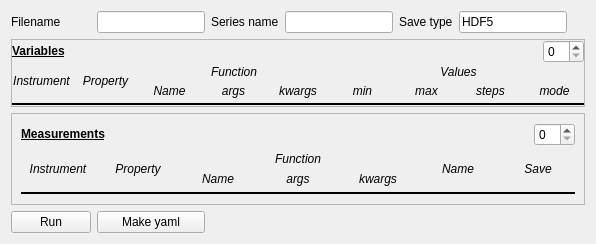
<?xml version="1.0" encoding="UTF-8"?>
<ui version="4.0">
 <class>Form</class>
 <widget class="QWidget" name="Form">
  <property name="geometry">
   <rect>
    <x>0</x>
    <y>0</y>
    <width>559</width>
    <height>213</height>
   </rect>
  </property>
  <property name="windowTitle">
   <string>Form</string>
  </property>
  <layout class="QGridLayout" name="gridLayout">
   <item row="7" column="0">
    <widget class="QPushButton" name="pushButton_run">
     <property name="text">
      <string>Run</string>
     </property>
    </widget>
   </item>
   <item row="0" column="0">
    <widget class="QLabel" name="label_2">
     <property name="text">
      <string>Filename</string>
     </property>
    </widget>
   </item>
   <item row="0" column="5">
    <widget class="QLineEdit" name="lineEdit_savetype">
     <property name="sizePolicy">
      <sizepolicy hsizetype="MinimumExpanding" vsizetype="Fixed">
       <horstretch>0</horstretch>
       <verstretch>0</verstretch>
      </sizepolicy>
     </property>
     <property name="text">
      <string>HDF5</string>
     </property>
    </widget>
   </item>
   <item row="7" column="1">
    <widget class="QPushButton" name="pushButton_yaml">
     <property name="enabled">
      <bool>true</bool>
     </property>
     <property name="text">
      <string>Make yaml</string>
     </property>
    </widget>
   </item>
   <item row="0" column="1">
    <widget class="QLineEdit" name="lineEdit_filename">
     <property name="sizePolicy">
      <sizepolicy hsizetype="MinimumExpanding" vsizetype="Fixed">
       <horstretch>0</horstretch>
       <verstretch>0</verstretch>
      </sizepolicy>
     </property>
    </widget>
   </item>
   <item row="0" column="2">
    <widget class="QLabel" name="label_5">
     <property name="text">
      <string>Series name</string>
     </property>
    </widget>
   </item>
   <item row="3" column="0" colspan="9">
    <widget class="QFrame" name="frame">
     <property name="frameShape">
      <enum>QFrame::StyledPanel</enum>
     </property>
     <property name="frameShadow">
      <enum>QFrame::Plain</enum>
     </property>
     <property name="lineWidth">
      <number>2</number>
     </property>
     <property name="midLineWidth">
      <number>10</number>
     </property>
     <layout class="QGridLayout" name="gridLayout_3">
      <item row="0" column="0">
       <widget class="QLabel" name="label_6">
        <property name="sizePolicy">
         <sizepolicy hsizetype="MinimumExpanding" vsizetype="Preferred">
          <horstretch>0</horstretch>
          <verstretch>0</verstretch>
         </sizepolicy>
        </property>
        <property name="text">
         <string>&lt;html&gt;&lt;head/&gt;&lt;body&gt;&lt;p&gt;&lt;span style=&quot; font-weight:600; text-decoration: underline;&quot;&gt;Measurements&lt;/span&gt;&lt;/p&gt;&lt;/body&gt;&lt;/html&gt;</string>
        </property>
        <property name="textFormat">
         <enum>Qt::RichText</enum>
        </property>
       </widget>
      </item>
      <item row="0" column="1">
       <widget class="QSpinBox" name="spinBox_measurements"/>
      </item>
      <item row="1" column="0" rowspan="3" colspan="2">
       <layout class="QGridLayout" name="gridLayout_measurements">
        <item row="0" column="6" rowspan="2">
         <widget class="QLabel" name="label_20">
          <property name="text">
           <string>&lt;html&gt;&lt;head/&gt;&lt;body&gt;&lt;p align=&quot;center&quot;&gt;&lt;span style=&quot; font-style:italic;&quot;&gt;Save&lt;/span&gt;&lt;/p&gt;&lt;/body&gt;&lt;/html&gt;</string>
          </property>
         </widget>
        </item>
        <item row="1" column="4">
         <widget class="QLabel" name="label_17">
          <property name="text">
           <string>&lt;html&gt;&lt;head/&gt;&lt;body&gt;&lt;p align=&quot;center&quot;&gt;&lt;span style=&quot; font-style:italic;&quot;&gt;kwargs&lt;/span&gt;&lt;/p&gt;&lt;/body&gt;&lt;/html&gt;</string>
          </property>
         </widget>
        </item>
        <item row="1" column="3">
         <widget class="QLabel" name="label_18">
          <property name="text">
           <string>&lt;html&gt;&lt;head/&gt;&lt;body&gt;&lt;p align=&quot;center&quot;&gt;&lt;span style=&quot; font-style:italic;&quot;&gt;args&lt;/span&gt;&lt;/p&gt;&lt;/body&gt;&lt;/html&gt;</string>
          </property>
         </widget>
        </item>
        <item row="1" column="2">
         <widget class="QLabel" name="label_16">
          <property name="text">
           <string>&lt;html&gt;&lt;head/&gt;&lt;body&gt;&lt;p align=&quot;center&quot;&gt;&lt;span style=&quot; font-style:italic;&quot;&gt;Name&lt;/span&gt;&lt;/p&gt;&lt;/body&gt;&lt;/html&gt;</string>
          </property>
         </widget>
        </item>
        <item row="0" column="0" rowspan="2">
         <widget class="QLabel" name="label_25">
          <property name="text">
           <string>&lt;html&gt;&lt;head/&gt;&lt;body&gt;&lt;p align=&quot;center&quot;&gt;&lt;span style=&quot; font-style:italic;&quot;&gt;Instrument&lt;/span&gt;&lt;/p&gt;&lt;/body&gt;&lt;/html&gt;</string>
          </property>
         </widget>
        </item>
        <item row="0" column="1" rowspan="2">
         <widget class="QLabel" name="label_26">
          <property name="text">
           <string>&lt;html&gt;&lt;head/&gt;&lt;body&gt;&lt;p align=&quot;center&quot;&gt;&lt;span style=&quot; font-style:italic;&quot;&gt;Property&lt;/span&gt;&lt;/p&gt;&lt;/body&gt;&lt;/html&gt;</string>
          </property>
         </widget>
        </item>
        <item row="0" column="2" colspan="3">
         <widget class="QLabel" name="label_24">
          <property name="text">
           <string>&lt;html&gt;&lt;head/&gt;&lt;body&gt;&lt;p align=&quot;center&quot;&gt;&lt;span style=&quot; font-style:italic;&quot;&gt;Function&lt;/span&gt;&lt;/p&gt;&lt;/body&gt;&lt;/html&gt;</string>
          </property>
         </widget>
        </item>
        <item row="0" column="5" rowspan="2">
         <widget class="QLabel" name="label_19">
          <property name="text">
           <string>&lt;html&gt;&lt;head/&gt;&lt;body&gt;&lt;p align=&quot;center&quot;&gt;&lt;span style=&quot; font-style:italic;&quot;&gt;Name&lt;/span&gt;&lt;/p&gt;&lt;/body&gt;&lt;/html&gt;</string>
          </property>
         </widget>
        </item>
        <item row="2" column="0" colspan="7">
         <widget class="Line" name="line_2">
          <property name="frameShadow">
           <enum>QFrame::Plain</enum>
          </property>
          <property name="lineWidth">
           <number>2</number>
          </property>
          <property name="orientation">
           <enum>Qt::Horizontal</enum>
          </property>
         </widget>
        </item>
       </layout>
      </item>
     </layout>
    </widget>
   </item>
   <item row="0" column="3">
    <widget class="QLineEdit" name="lineEdit_seriesname">
     <property name="sizePolicy">
      <sizepolicy hsizetype="MinimumExpanding" vsizetype="Fixed">
       <horstretch>0</horstretch>
       <verstretch>0</verstretch>
      </sizepolicy>
     </property>
    </widget>
   </item>
   <item row="1" column="0" colspan="9">
    <widget class="QFrame" name="frame_2">
     <property name="frameShape">
      <enum>QFrame::StyledPanel</enum>
     </property>
     <property name="frameShadow">
      <enum>QFrame::Plain</enum>
     </property>
     <property name="lineWidth">
      <number>2</number>
     </property>
     <layout class="QGridLayout" name="gridLayout_5">
      <property name="leftMargin">
       <number>0</number>
      </property>
      <property name="topMargin">
       <number>0</number>
      </property>
      <property name="rightMargin">
       <number>0</number>
      </property>
      <property name="bottomMargin">
       <number>0</number>
      </property>
      <property name="horizontalSpacing">
       <number>0</number>
      </property>
      <property name="verticalSpacing">
       <number>2</number>
      </property>
      <item row="0" column="0">
       <widget class="QLabel" name="label_7">
        <property name="sizePolicy">
         <sizepolicy hsizetype="MinimumExpanding" vsizetype="Preferred">
          <horstretch>0</horstretch>
          <verstretch>0</verstretch>
         </sizepolicy>
        </property>
        <property name="text">
         <string>&lt;html&gt;&lt;head/&gt;&lt;body&gt;&lt;p&gt;&lt;span style=&quot; font-weight:600; text-decoration: underline;&quot;&gt;Variables&lt;/span&gt;&lt;/p&gt;&lt;/body&gt;&lt;/html&gt;</string>
        </property>
       </widget>
      </item>
      <item row="0" column="1">
       <widget class="QSpinBox" name="spinBox_variables"/>
      </item>
      <item row="1" column="0" colspan="2">
       <layout class="QGridLayout" name="gridLayout_variables">
        <property name="leftMargin">
         <number>0</number>
        </property>
        <property name="topMargin">
         <number>0</number>
        </property>
        <property name="spacing">
         <number>5</number>
        </property>
        <item row="0" column="5" colspan="4">
         <widget class="QLabel" name="label_10">
          <property name="text">
           <string>&lt;html&gt;&lt;head/&gt;&lt;body&gt;&lt;p align=&quot;center&quot;&gt;&lt;span style=&quot; font-style:italic;&quot;&gt;Values&lt;/span&gt;&lt;/p&gt;&lt;/body&gt;&lt;/html&gt;</string>
          </property>
         </widget>
        </item>
        <item row="0" column="2" colspan="3">
         <widget class="QLabel" name="label_4">
          <property name="text">
           <string>&lt;html&gt;&lt;head/&gt;&lt;body&gt;&lt;p align=&quot;center&quot;&gt;&lt;span style=&quot; font-style:italic;&quot;&gt;Function&lt;/span&gt;&lt;/p&gt;&lt;/body&gt;&lt;/html&gt;</string>
          </property>
         </widget>
        </item>
        <item row="1" column="2">
         <widget class="QLabel" name="label_11">
          <property name="text">
           <string>&lt;html&gt;&lt;head/&gt;&lt;body&gt;&lt;p align=&quot;center&quot;&gt;&lt;span style=&quot; font-style:italic;&quot;&gt;Name&lt;/span&gt;&lt;/p&gt;&lt;/body&gt;&lt;/html&gt;</string>
          </property>
         </widget>
        </item>
        <item row="1" column="3">
         <widget class="QLabel" name="label_8">
          <property name="text">
           <string>&lt;html&gt;&lt;head/&gt;&lt;body&gt;&lt;p align=&quot;center&quot;&gt;&lt;span style=&quot; font-style:italic;&quot;&gt;args&lt;/span&gt;&lt;/p&gt;&lt;/body&gt;&lt;/html&gt;</string>
          </property>
         </widget>
        </item>
        <item row="1" column="4">
         <widget class="QLabel" name="label_9">
          <property name="text">
           <string>&lt;html&gt;&lt;head/&gt;&lt;body&gt;&lt;p align=&quot;center&quot;&gt;&lt;span style=&quot; font-style:italic;&quot;&gt;kwargs&lt;/span&gt;&lt;/p&gt;&lt;/body&gt;&lt;/html&gt;</string>
          </property>
         </widget>
        </item>
        <item row="1" column="5">
         <widget class="QLabel" name="label_12">
          <property name="text">
           <string>&lt;html&gt;&lt;head/&gt;&lt;body&gt;&lt;p align=&quot;center&quot;&gt;&lt;span style=&quot; font-style:italic;&quot;&gt;min&lt;/span&gt;&lt;/p&gt;&lt;/body&gt;&lt;/html&gt;</string>
          </property>
         </widget>
        </item>
        <item row="1" column="6">
         <widget class="QLabel" name="label_13">
          <property name="text">
           <string>&lt;html&gt;&lt;head/&gt;&lt;body&gt;&lt;p align=&quot;center&quot;&gt;&lt;span style=&quot; font-style:italic;&quot;&gt;max&lt;/span&gt;&lt;/p&gt;&lt;/body&gt;&lt;/html&gt;</string>
          </property>
         </widget>
        </item>
        <item row="1" column="7">
         <widget class="QLabel" name="label_14">
          <property name="text">
           <string>&lt;html&gt;&lt;head/&gt;&lt;body&gt;&lt;p align=&quot;center&quot;&gt;&lt;span style=&quot; font-style:italic;&quot;&gt;steps&lt;/span&gt;&lt;/p&gt;&lt;/body&gt;&lt;/html&gt;</string>
          </property>
         </widget>
        </item>
        <item row="1" column="8">
         <widget class="QLabel" name="label_15">
          <property name="text">
           <string>&lt;html&gt;&lt;head/&gt;&lt;body&gt;&lt;p align=&quot;center&quot;&gt;&lt;span style=&quot; font-style:italic;&quot;&gt;mode&lt;/span&gt;&lt;/p&gt;&lt;/body&gt;&lt;/html&gt;</string>
          </property>
         </widget>
        </item>
        <item row="0" column="1" rowspan="2">
         <widget class="QLabel" name="label_3">
          <property name="text">
           <string>&lt;html&gt;&lt;head/&gt;&lt;body&gt;&lt;p align=&quot;center&quot;&gt;&lt;span style=&quot; font-style:italic;&quot;&gt;Property&lt;/span&gt;&lt;/p&gt;&lt;/body&gt;&lt;/html&gt;</string>
          </property>
         </widget>
        </item>
        <item row="0" column="0" rowspan="2">
         <widget class="QLabel" name="label">
          <property name="text">
           <string>&lt;html&gt;&lt;head/&gt;&lt;body&gt;&lt;p align=&quot;center&quot;&gt;&lt;span style=&quot; font-style:italic;&quot;&gt;Instrument&lt;/span&gt;&lt;/p&gt;&lt;/body&gt;&lt;/html&gt;</string>
          </property>
         </widget>
        </item>
        <item row="2" column="0" colspan="9">
         <widget class="Line" name="line">
          <property name="frameShadow">
           <enum>QFrame::Plain</enum>
          </property>
          <property name="lineWidth">
           <number>2</number>
          </property>
          <property name="orientation">
           <enum>Qt::Horizontal</enum>
          </property>
         </widget>
        </item>
       </layout>
      </item>
     </layout>
    </widget>
   </item>
   <item row="0" column="4">
    <widget class="QLabel" name="label_21">
     <property name="text">
      <string>Save type</string>
     </property>
    </widget>
   </item>
  </layout>
 </widget>
 <resources/>
 <connections/>
</ui>
